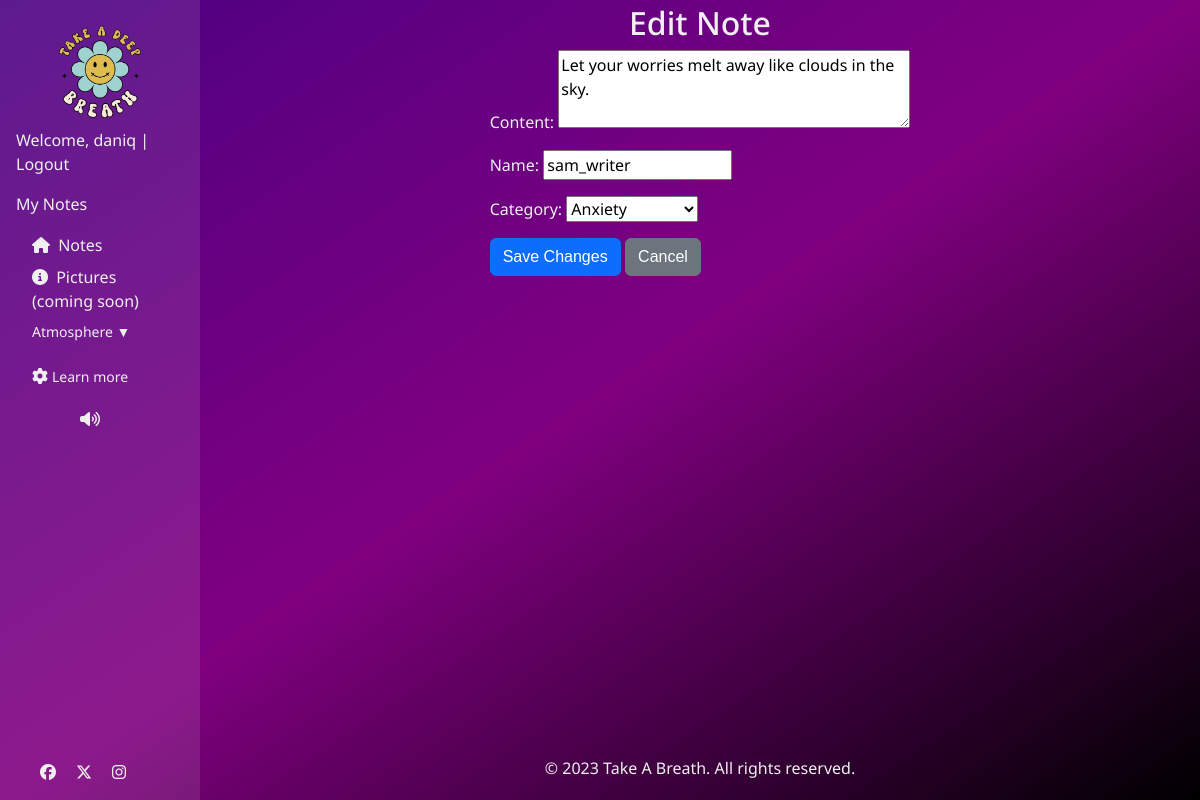
/note/9/edit/ (signed in), run on an earlier commit of the app's database.
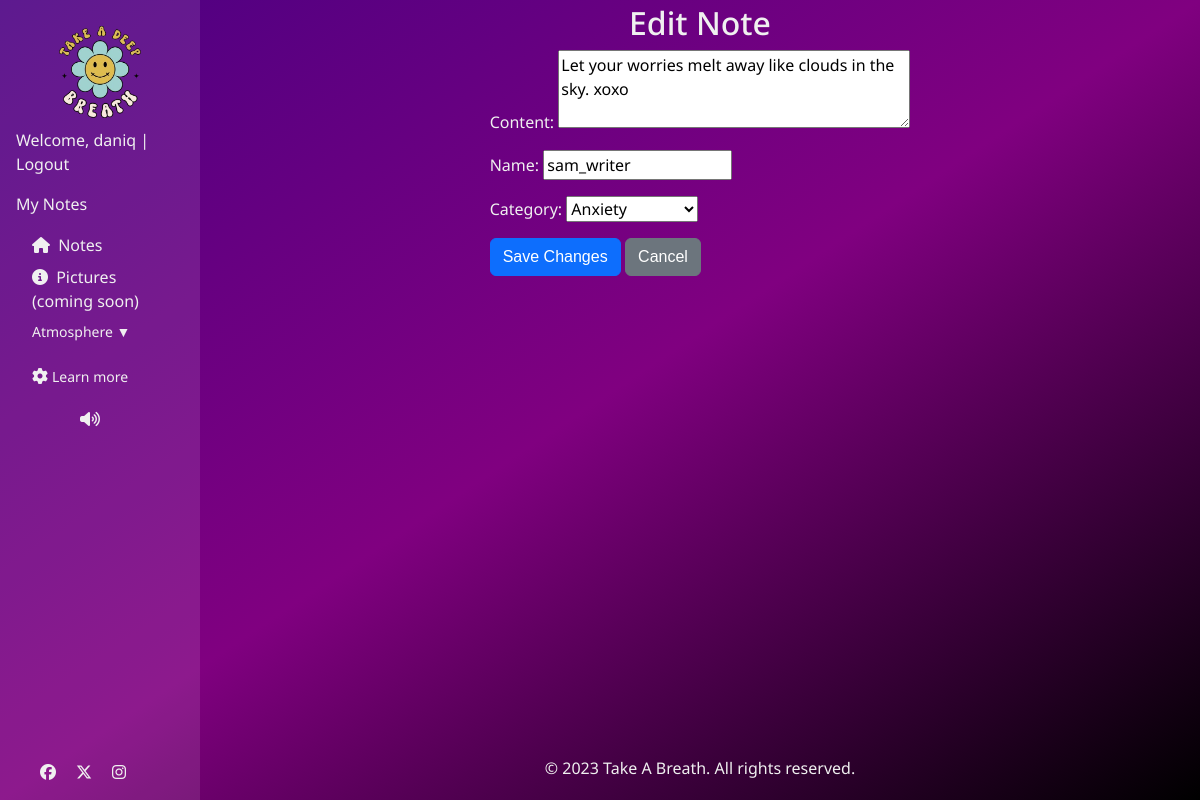
And on a later commit of the database.
### quote/models.py (models this page shows, shortened)
class Note(models.Model):
    CATEGORY = (
        (0, "Uncategorized"),
        (1, "Stress"),
        (2, "Depression"),
        (3, "Anxiety"),
    )
    STATUS = (
        (0, "Pending"),
        (1, "Approved"),
        (2, "Denied"),
    )
    content = models.CharField(max_length=100)
    name = models.CharField(max_length=100, default='anonymous', blank=True)
    created_on = models.DateTimeField(auto_now_add=True)
    status = models.IntegerField(choices=STATUS, default=0)  # 👈 replaces `approved`
    category = models.IntegerField(choices = CATEGORY, default=0, blank=True)
    author = models.ForeignKey(
        User,
        on_delete=models.SET(get_removed_user),
        related_name="notes",
    )
    class Meta:
        ordering = ["created_on"] # Order by creation date in ascending order

### quote/views.py (the view, shortened to what this page needs)
# urls.py: path('note/<int:pk>/edit/', views.NoteUpdateView.as_view(), name='edit_note'),
class NoteUpdateView(LoginRequiredMixin, UpdateView):
    model = Note
    form_class = NoteForm
    template_name = "quote/edit-note.html"
    def get_queryset(self):
        return Note.objects.filter(author=self.request.user)

### quote/forms.py (shortened to what this page needs)
class NoteForm(forms.ModelForm):
    class Meta:
        model = Note
        fields = ['content', 'name', 'category']
        widgets = {
            'content': forms.Textarea(attrs={'rows':3, 'placeholder': 'Write your quote here...'}),
            'name': forms.TextInput(attrs={'placeholder': 'Your name (if you want)'}),
            'category': forms.Select(),
        }

### quote/templates/quote/edit-note.html (shortened to what this page needs)
{% extends "base.html" %}
{% block content %}
<h2>Edit Note</h2>
<form method="post">
  {{ form.as_p }}
  <button type="submit" class="btn btn-primary">Save Changes</button>
  <a href="{% url 'my_notes' %}" class="btn btn-secondary">Cancel</a>
</form>
{% endblock %}

What changed in the data, as far as the page shows it:
changed Note "sam_writer": content "Let your worries melt away like clouds in the sky." → "Let your worries melt away like clouds in the sky. xoxo"
